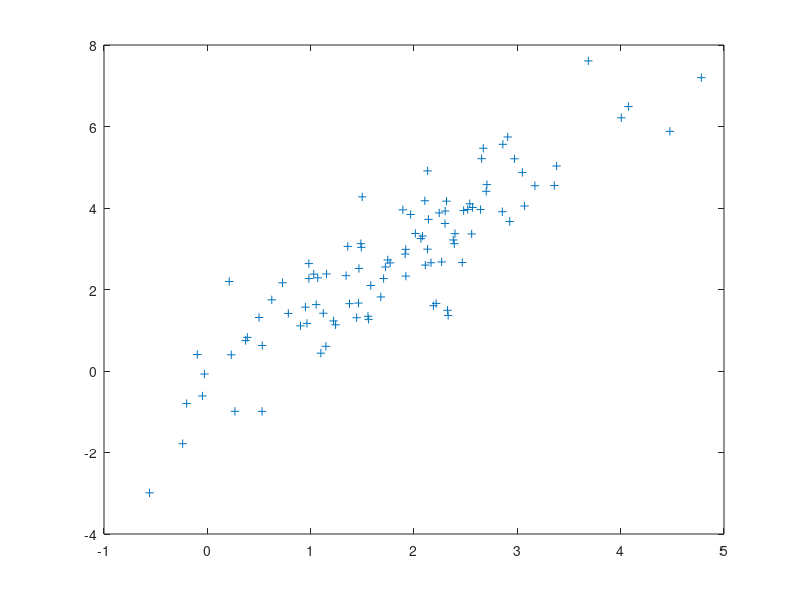

This figure's MATLAB source:
mu = [2,3];
sigma = [1,1.5;1.5,3];
%rng default  % For reproducibility
r = mvnrnd(mu,sigma,100);
figure
plot(r(:,1),r(:,2),'+')